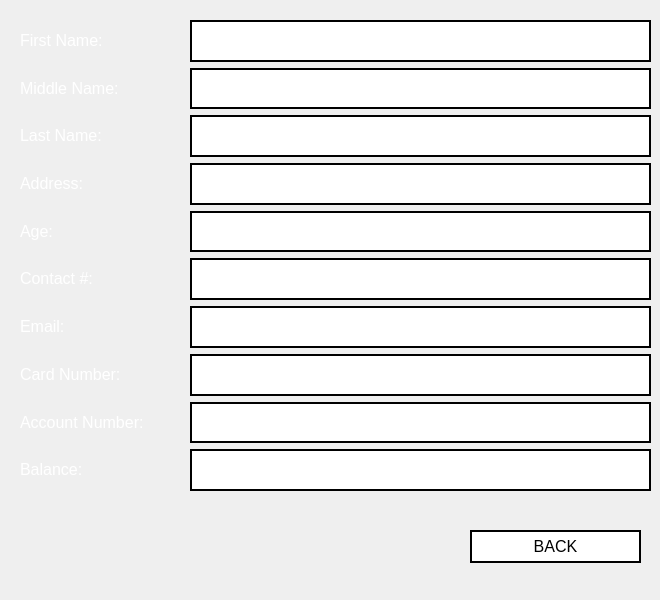
<?xml version="1.0" encoding="UTF-8"?>
<ui version="4.0">
 <class>admin_viewout</class>
 <widget class="QMainWindow" name="admin_viewout">
  <property name="geometry">
   <rect>
    <x>0</x>
    <y>0</y>
    <width>660</width>
    <height>600</height>
   </rect>
  </property>
  <property name="minimumSize">
   <size>
    <width>660</width>
    <height>600</height>
   </size>
  </property>
  <property name="maximumSize">
   <size>
    <width>660</width>
    <height>600</height>
   </size>
  </property>
  <property name="windowTitle">
   <string>View Account</string>
  </property>
  <property name="windowIcon">
   <iconset>
    <normaloff>icon.png</normaloff>icon.png</iconset>
  </property>
  <property name="styleSheet">
   <string notr="true">QWidget#centralwidget{
border-image: url(:images/gradient.png);
}

QPushButton{
background: transparent;
background-color: white;
border: 2px solid black;
}

QPushButton:hover{
background-color: rgb(30, 30, 30);
color: white;
}

QPushButton:pressed
{
font: bold;
}

QLabel#labela,#labelb,#labelc,#labeld,#labele,#labelf,#labelg,#labelh,#labeli,#labelj{
background-color: white;
border: 2px solid black;
}</string>
  </property>
  <widget class="QWidget" name="centralwidget">
   <widget class="QWidget" name="verticalLayoutWidget">
    <property name="geometry">
     <rect>
      <x>20</x>
      <y>20</y>
      <width>155</width>
      <height>471</height>
     </rect>
    </property>
    <layout class="QVBoxLayout" name="verticalLayout">
     <item>
      <widget class="QLabel" name="label1_2">
       <property name="font">
        <font>
         <pointsize>12</pointsize>
        </font>
       </property>
       <property name="text">
        <string>&lt;html&gt;&lt;head/&gt;&lt;body&gt;&lt;p&gt;&lt;span style=&quot; color:#ffffff;&quot;&gt;First Name:&lt;/span&gt;&lt;/p&gt;&lt;/body&gt;&lt;/html&gt;</string>
       </property>
      </widget>
     </item>
     <item>
      <widget class="QLabel" name="label2">
       <property name="font">
        <font>
         <pointsize>12</pointsize>
        </font>
       </property>
       <property name="text">
        <string>&lt;html&gt;&lt;head/&gt;&lt;body&gt;&lt;p&gt;&lt;span style=&quot; color:#ffffff;&quot;&gt;Middle Name:&lt;/span&gt;&lt;/p&gt;&lt;/body&gt;&lt;/html&gt;</string>
       </property>
      </widget>
     </item>
     <item>
      <widget class="QLabel" name="label3">
       <property name="font">
        <font>
         <pointsize>12</pointsize>
        </font>
       </property>
       <property name="text">
        <string>&lt;html&gt;&lt;head/&gt;&lt;body&gt;&lt;p&gt;&lt;span style=&quot; color:#ffffff;&quot;&gt;Last Name:&lt;/span&gt;&lt;/p&gt;&lt;/body&gt;&lt;/html&gt;</string>
       </property>
      </widget>
     </item>
     <item>
      <widget class="QLabel" name="label4">
       <property name="font">
        <font>
         <pointsize>12</pointsize>
        </font>
       </property>
       <property name="text">
        <string>&lt;html&gt;&lt;head/&gt;&lt;body&gt;&lt;p&gt;&lt;span style=&quot; color:#ffffff;&quot;&gt;Address:&lt;/span&gt;&lt;/p&gt;&lt;/body&gt;&lt;/html&gt;</string>
       </property>
      </widget>
     </item>
     <item>
      <widget class="QLabel" name="label5">
       <property name="font">
        <font>
         <pointsize>12</pointsize>
        </font>
       </property>
       <property name="text">
        <string>&lt;html&gt;&lt;head/&gt;&lt;body&gt;&lt;p&gt;&lt;span style=&quot; color:#ffffff;&quot;&gt;Age:&lt;/span&gt;&lt;/p&gt;&lt;/body&gt;&lt;/html&gt;</string>
       </property>
      </widget>
     </item>
     <item>
      <widget class="QLabel" name="label6">
       <property name="font">
        <font>
         <pointsize>12</pointsize>
        </font>
       </property>
       <property name="text">
        <string>&lt;html&gt;&lt;head/&gt;&lt;body&gt;&lt;p&gt;&lt;span style=&quot; color:#ffffff;&quot;&gt;Contact #:&lt;/span&gt;&lt;/p&gt;&lt;/body&gt;&lt;/html&gt;</string>
       </property>
      </widget>
     </item>
     <item>
      <widget class="QLabel" name="label7">
       <property name="font">
        <font>
         <pointsize>12</pointsize>
        </font>
       </property>
       <property name="text">
        <string>&lt;html&gt;&lt;head/&gt;&lt;body&gt;&lt;p&gt;&lt;span style=&quot; color:#ffffff;&quot;&gt;Email:&lt;/span&gt;&lt;/p&gt;&lt;/body&gt;&lt;/html&gt;</string>
       </property>
      </widget>
     </item>
     <item>
      <widget class="QLabel" name="label8">
       <property name="font">
        <font>
         <pointsize>12</pointsize>
        </font>
       </property>
       <property name="text">
        <string>&lt;html&gt;&lt;head/&gt;&lt;body&gt;&lt;p&gt;&lt;span style=&quot; color:#ffffff;&quot;&gt;Card Number:&lt;/span&gt;&lt;/p&gt;&lt;/body&gt;&lt;/html&gt;</string>
       </property>
      </widget>
     </item>
     <item>
      <widget class="QLabel" name="label9">
       <property name="font">
        <font>
         <pointsize>12</pointsize>
        </font>
       </property>
       <property name="text">
        <string>&lt;html&gt;&lt;head/&gt;&lt;body&gt;&lt;p&gt;&lt;span style=&quot; color:#ffffff;&quot;&gt;Account Number:&lt;/span&gt;&lt;/p&gt;&lt;/body&gt;&lt;/html&gt;</string>
       </property>
      </widget>
     </item>
     <item>
      <widget class="QLabel" name="label9_2">
       <property name="font">
        <font>
         <pointsize>12</pointsize>
        </font>
       </property>
       <property name="text">
        <string>&lt;html&gt;&lt;head/&gt;&lt;body&gt;&lt;p&gt;&lt;span style=&quot; color:#ffffff;&quot;&gt;Balance:&lt;/span&gt;&lt;/p&gt;&lt;/body&gt;&lt;/html&gt;</string>
       </property>
      </widget>
     </item>
    </layout>
   </widget>
   <widget class="QWidget" name="verticalLayoutWidget_2">
    <property name="geometry">
     <rect>
      <x>190</x>
      <y>20</y>
      <width>461</width>
      <height>471</height>
     </rect>
    </property>
    <layout class="QVBoxLayout" name="verticalLayout_2">
     <item>
      <widget class="QLabel" name="labela">
       <property name="font">
        <font>
         <pointsize>12</pointsize>
        </font>
       </property>
       <property name="frameShape">
        <enum>QFrame::StyledPanel</enum>
       </property>
       <property name="text">
        <string/>
       </property>
      </widget>
     </item>
     <item>
      <widget class="QLabel" name="labelb">
       <property name="font">
        <font>
         <pointsize>12</pointsize>
        </font>
       </property>
       <property name="frameShape">
        <enum>QFrame::StyledPanel</enum>
       </property>
       <property name="text">
        <string/>
       </property>
      </widget>
     </item>
     <item>
      <widget class="QLabel" name="labelc">
       <property name="font">
        <font>
         <pointsize>12</pointsize>
        </font>
       </property>
       <property name="frameShape">
        <enum>QFrame::StyledPanel</enum>
       </property>
       <property name="text">
        <string/>
       </property>
      </widget>
     </item>
     <item>
      <widget class="QLabel" name="labeld">
       <property name="font">
        <font>
         <pointsize>12</pointsize>
        </font>
       </property>
       <property name="frameShape">
        <enum>QFrame::StyledPanel</enum>
       </property>
       <property name="text">
        <string/>
       </property>
      </widget>
     </item>
     <item>
      <widget class="QLabel" name="labele">
       <property name="font">
        <font>
         <pointsize>12</pointsize>
        </font>
       </property>
       <property name="frameShape">
        <enum>QFrame::StyledPanel</enum>
       </property>
       <property name="text">
        <string/>
       </property>
      </widget>
     </item>
     <item>
      <widget class="QLabel" name="labelf">
       <property name="font">
        <font>
         <pointsize>12</pointsize>
        </font>
       </property>
       <property name="frameShape">
        <enum>QFrame::StyledPanel</enum>
       </property>
       <property name="text">
        <string/>
       </property>
      </widget>
     </item>
     <item>
      <widget class="QLabel" name="labelg">
       <property name="font">
        <font>
         <pointsize>12</pointsize>
        </font>
       </property>
       <property name="frameShape">
        <enum>QFrame::StyledPanel</enum>
       </property>
       <property name="text">
        <string/>
       </property>
      </widget>
     </item>
     <item>
      <widget class="QLabel" name="labelh">
       <property name="font">
        <font>
         <pointsize>12</pointsize>
        </font>
       </property>
       <property name="frameShape">
        <enum>QFrame::StyledPanel</enum>
       </property>
       <property name="text">
        <string/>
       </property>
      </widget>
     </item>
     <item>
      <widget class="QLabel" name="labeli">
       <property name="font">
        <font>
         <pointsize>12</pointsize>
        </font>
       </property>
       <property name="frameShape">
        <enum>QFrame::StyledPanel</enum>
       </property>
       <property name="text">
        <string/>
       </property>
      </widget>
     </item>
     <item>
      <widget class="QLabel" name="labelj">
       <property name="font">
        <font>
         <pointsize>12</pointsize>
        </font>
       </property>
       <property name="frameShape">
        <enum>QFrame::StyledPanel</enum>
       </property>
       <property name="text">
        <string/>
       </property>
      </widget>
     </item>
    </layout>
   </widget>
   <widget class="QPushButton" name="sys_back">
    <property name="geometry">
     <rect>
      <x>470</x>
      <y>530</y>
      <width>171</width>
      <height>33</height>
     </rect>
    </property>
    <property name="font">
     <font>
      <pointsize>12</pointsize>
     </font>
    </property>
    <property name="text">
     <string>BACK</string>
    </property>
   </widget>
  </widget>
 </widget>
 <resources>
  <include location="resource.qrc"/>
 </resources>
 <connections/>
</ui>
